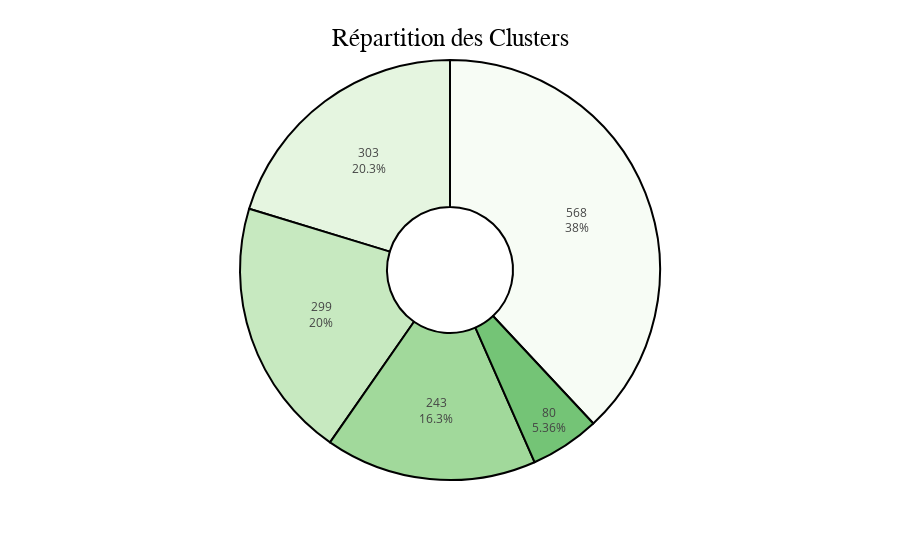

Source (notebook cell):
### Code cell
fig = px.pie(
    cluster_counts,
    values="count",
    names="cluster_label_best",
    color_discrete_sequence=px.colors.sequential.Greens,
    hole=0.3,
)

# Enlever la légende
fig.update_layout(
    title=dict(
        text="Répartition des Clusters",
        font=dict(size=25, color="black", family="Arial"),
        xanchor="center",
        yanchor="top",
        x=0.5,
        y=0.95,
    ),
    template="simple_white",
    hoverlabel_font_size=16,
    showlegend=False,
)
# Ajouter les labels des clusters sur le camembert
fig.update_traces(
    textposition="inside",
    textinfo="percent+value",
    marker_line=dict(color="black", width=2),
    hoverlabel_bgcolor="darkgreen",
    hovertemplate="<b>%{label}</b><br>Nombre de phrases: %{value}<extra></extra>",
)

fig.show()

### Figure 1 — Plotly figure (JSON) as saved in the notebook; plotly's stock layout.template omitted (floating-point values rounded to 4 significant figures)
{"data": [{"domain": {"x": [0, 1], "y": [0, 1]}, "hole": 0.3, "hoverlabel": {"bgcolor": "darkgreen"}, "hovertemplate": "<b>%{label}</b><br>Nombre de phrases: %{value}<extra></extra>", "labels": ["sensibiliser les territoires pour une meilleure gestion de l'eau et des déchets", "responsabiliser les gens sur les enjeux environnementaux pour agir sur la durabilité", "rendre les transports bas carbones plus attractifs et pénaliser les voyages trop émetteur en CO2 (voiture, avion)", "préserver les sites naturels et limiter les accès", "donner plus de pouvoir et de route pour les vélos, sécuriser les pistes"], "legendgroup": "", "marker": {"line": {"color": "black", "width": 2}}, "name": "", "showlegend": true, "textinfo": "percent+value", "textposition": "inside", "type": "pie", "values": [568, 303, 299, 243, 80]}], "layout": {"hoverlabel": {"font": {"size": 16}}, "legend": {"tracegroupgap": 0}, "margin": {"t": 60}, "piecolorway": ["rgb(247,252,245)", "rgb(229,245,224)", "rgb(199,233,192)", "rgb(161,217,155)", "rgb(116,196,118)", "rgb(65,171,93)", "rgb(35,139,69)", "rgb(0,109,44)", "rgb(0,68,27)"], "showlegend": false, "title": {"font": {"color": "black", "family": "Arial", "size": 25}, "text": "Répartition des Clusters", "x": 0.5, "xanchor": "center", "y": 0.95, "yanchor": "top"}}}
